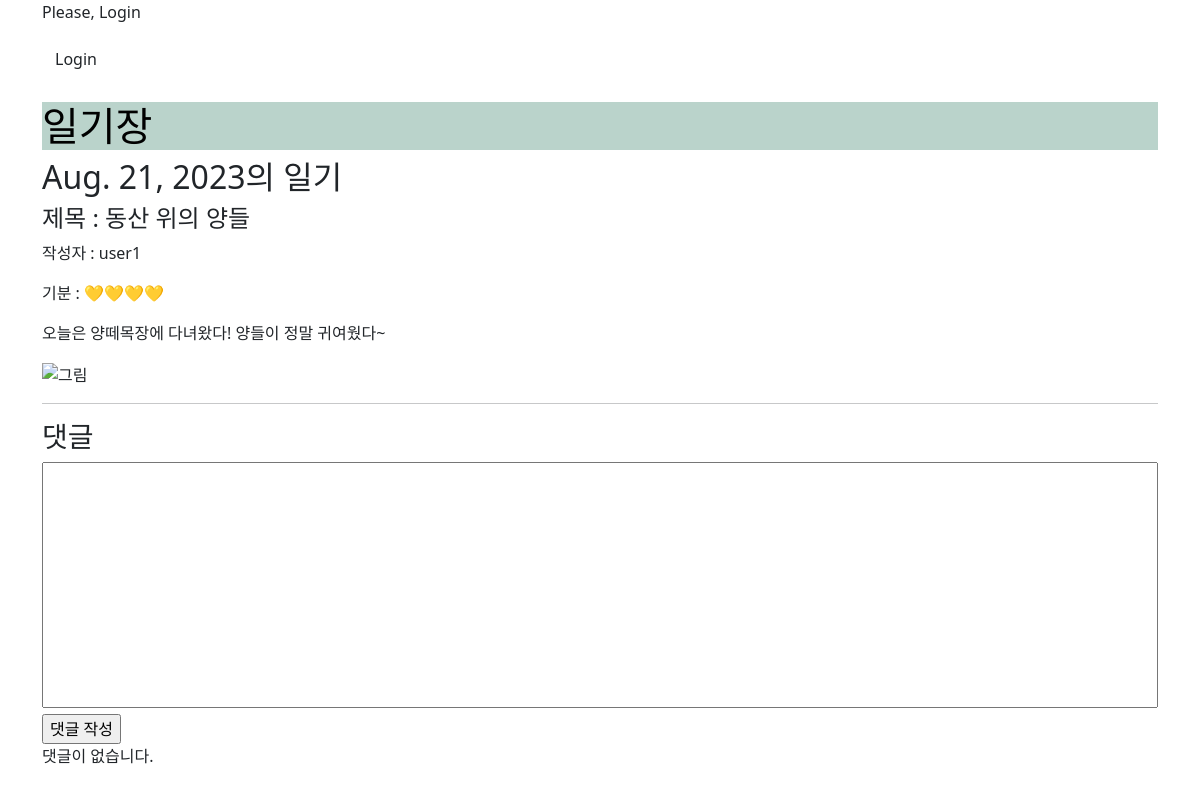
Screenshot of /diary/detail/31/ with the database file from the repository.
### diary/models.py (models this page shows)
class Post(models.Model):
    title = models.CharField(max_length=30)
    date = models.DateField(auto_now_add=True)
    content = models.TextField()
    writer = models.ForeignKey(User, on_delete=models.CASCADE)
    painting = Base64Field(max_length=900000, blank=True, null=True)
    mood = models.IntegerField(choices=MOOD_CHOICES)

### user/models.py (models this page shows)
class User(AbstractUser):
    username = models.CharField(unique=True, max_length=30)
    email = models.EmailField(unique=True, max_length=255)
    is_staff = models.BooleanField(default=False)
    is_superuser = models.BooleanField(default=False)
    is_active = models.BooleanField(default=True)
    last_login = models.DateTimeField(null=True, blank=True)
    date_joined = models.DateTimeField(auto_now_add=True)
    objects = UserManager()

### diary/views.py (the view)
# urls.py: path("detail/<int:pk>/", views.Detail.as_view(), name='detail'),
class Detail(View):
    def get(self, request, pk):
        post = Post.objects.prefetch_related('comment_set').get(pk=pk)
        comments = post.comment_set.all()
        comment_form = CommentForm()
        context = {
            'title': '일기',
            'post_id': pk,
            'post_title': post.title,
            'post_date': post.date,
            'post_writer': post.writer,
            'post_mood': get_mood_icon(post.mood),
            'post_painting': post.painting,
            'post_content': post.content,
            'comments': comments,
            'comment_form': comment_form,
        }
        return render(request, 'diary/post_detail.html', context)

### diary/forms.py
class CommentForm(forms.ModelForm):
    class Meta:
        model = Comment
        fields = ['content']

### diary/views.py (called while the page is built)
@register.filter
def get_mood_icon(moodscore):
    MOOD_CHOICES = {
        5: '❤️❤️❤️❤️❤️',
        4: '💛💛💛💛',
        3: '💚💚💚',
        2: '💙💙',
        1: '💜'
    }
    return MOOD_CHOICES[moodscore]

### diary/templates/diary/post_detail.html (shortened to what this page needs)
{% extends 'base.html' %}
{% block content %}
  <h2>{{ post_date }}의 일기</h2>
  <h4>제목 :
    {{ post_title }}</h4>
  <p>작성자 :
    {{ post_writer }}</p>
  <p>기분 :
    {{ post_mood }}</p>
  <p>{{ post_content }}</p>
  <img src="{{ post_painting }}" alt="그림">
  <hr>
  <h3>댓글</h3>
  <form action="{% url 'diary:cm-write' pk=post_id %}" method="post">
    {{ comment_form.content }}
    <input type="submit" value="댓글 작성">
  </form>
  {% if comments %}
    <ul>
      {% for comment in comments %}
        <li>{{ comment.content }}
          <span>
            -
            {{ comment.writer }}</span>
          {% if comment.writer == request.user %}
            <form action="{% url 'diary:cm-delete' pk=comment.pk %}" method="post">
              {% csrf_token %}
              <input type="submit" value="x" class="btn">
            </form>
          {% endif %}
        </li>
      {% endfor %}
    </ul>
  {% else %}
    <p>댓글이 없습니다.</p>
  {% endif %}
{% endblock %}

### diary/static/css/postform.css (style rules this page uses)
textarea { width: 100%; resize:none; }

### rows the page displays
Post: date "Aug. 21, 2023", title "동산 위의 양들", content "오늘은 양떼목장에 다녀왔다! 양들이 정말 귀여웠다~"
User: username "user1"

### other values shown
{{ post_mood }} "💛💛💛💛"
